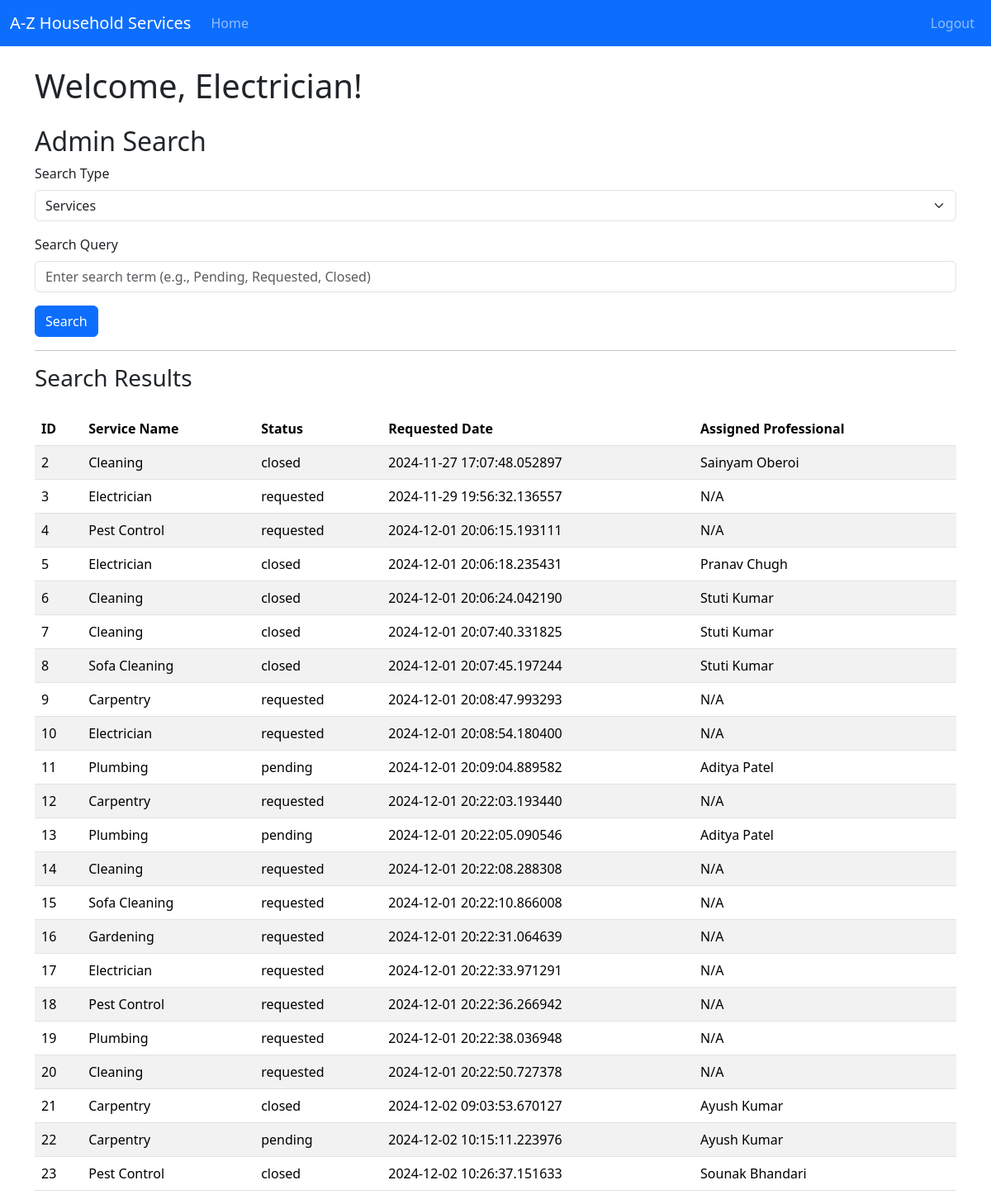
Page /admin/search/Electrician (signed in) on the committed database.
### backend/models.py (models this page shows)
class ServiceRequest(db.Model):
    __tablename__ = 'service_requests'
    id = db.Column(db.Integer, primary_key=True)
    user_id = db.Column(db.Integer, db.ForeignKey('user.id'), nullable=False)
    professional_id = db.Column(db.Integer, db.ForeignKey('professional.id'), nullable=True)
    service_id = db.Column(db.Integer, db.ForeignKey('service.id'), nullable=False)
    date_of_request = db.Column(db.DateTime, nullable=False)
    date_of_completion = db.Column(db.DateTime)
    service_status = db.Column(db.String(20), nullable=False)  # 'requested', 'pending' , 'closed',
    rating = db.Column(db.Integer)  # out of 5
    remarks = db.Column(db.Text)

class Service(db.Model):
    __tablename__ = 'service'
    id = db.Column(db.Integer, primary_key=True)
    name = db.Column(db.String(100), nullable=False)
    price = db.Column(db.Float, nullable=False)
    duration = db.Column(db.Integer, nullable=False)  # in minutes
    description = db.Column(db.Text, nullable=False)
    service_requests = db.relationship('ServiceRequest', cascade="all,delete", backref='service', lazy='dynamic')

class Professional(db.Model):
    __tablename__ = 'professional'
    id = db.Column(db.Integer, primary_key=True)
    email = db.Column(db.String(120), unique=True, nullable=False)
    password = db.Column(db.String(120), nullable=False)
    role = db.Column(db.Integer, default=2)   #1 for customer, 2 for professional, 3 for admin
    full_name = db.Column(db.String(100), nullable=False)
    service_name = db.Column(db.String(100), nullable=False)
    experience = db.Column(db.Integer, nullable=False)
    uploaded_documents = db.Column(db.String(255))  # Stores file path or URL
    address = db.Column(db.String(255), nullable=False)
    pincode = db.Column(db.Integer, nullable=False)
    status = db.Column(db.String(10), nullable=False, default='pending') # for approval of admin
    service_requests = db.relationship('ServiceRequest',cascade="all,delete", backref='professional', lazy='dynamic') #relationship: professionals can access its service requests

### backend/controllers.py (the view, shortened to what this page needs)
@app.route('/admin/search/<name>', methods=['GET'])
def admin_search(name):
    search_type = request.args.get('search_type', 'services')  # 'services'by default |  these are the search parameters eg: ?search_type=services&query=
    query_term = request.args.get('query', '').strip()  #  empty string by default
    results = []  # Initialising
    if search_type == 'services':
        service_query = ServiceRequest.query.join(Service)   # ServiceRequest inner join with Service
        if query_term.lower() in ['pending', 'requested', 'closed']:  # filter by service status | .lower converts into lowercase
            service_query = service_query.filter(ServiceRequest.service_status.ilike(query_term))   #ilike is case insensitive while like is case sensitive
        elif query_term:  # filter by service name
            service_query = service_query.filter(Service.name.ilike(f'%{query_term}%'))
        results = service_query.all()    #returns all services if no search query is given
    return render_template('admin_search.html', name=name, search_type=search_type, query=query_term, results=results)   #results are passed as parameters

### templates/admin_search.html (shortened to what this page needs)
{% extends "base_dashboard.html" %}
{% block dashboard_content %}
<h1 class="mb-4">Welcome, {{ name }}!</h1>
<h2>Admin Search</h2>
<form action="{{ url_for('admin_search', name=name) }}" method="GET">
    <div class="mb-3">
        <label for="searchType" class="form-label">Search Type</label>
        <select id="searchType" name="search_type" class="form-select">
            <option value="services" {% if search_type == 'services' %}selected{% endif %}>Services</option>
        </select>
    </div>
    <div class="mb-3">
        <label for="searchQuery" class="form-label">Search Query</label>
        <input type="text" class="form-control" id="searchQuery" name="query" placeholder="Enter search term (e.g., Pending, Requested, Closed)" value="{{ query }}">
    </div>
    <button type="submit" class="btn btn-primary">Search</button>
</form>
<hr>
<h3>Search Results</h3>
{% if results %}
    <table class="table table-striped mt-4">
        <thead>
            <tr>
                {% if search_type == 'services' %}
                <th>ID</th>
                <th>Service Name</th>
                <th>Status</th>
                <th>Requested Date</th>
                <th>Assigned Professional</th>
                {% elif search_type == 'customers' %}
                <th>ID</th>
                <th>Full Name</th>
                <th>Email</th>
                <th>Address</th>
                {% elif search_type == 'professionals' %}
                <th>ID</th>
                <th>Name</th>
                <th>Service</th>
                <th>Experience</th>
                {% endif %}
            </tr>
        </thead>
        <tbody>
            {% for result in results %}
            <tr>
                {% if search_type == 'services' %}
                <td>{{ result.id }}</td>
                <td>{{ result.service.name }}</td>
                <td>{{ result.service_status }}</td>
                <td>{{ result.date_of_request }}</td>
                <td>{{ result.professional.full_name if result.professional else 'N/A' }}</td>
                {% elif search_type == 'customers' %}
                <td>{{ result.id }}</td>
                <td>{{ result.full_name }}</td>
                <td>{{ result.email }}</td>
                <td>{{ result.address }}</td>
                {% elif search_type == 'professionals' %}
                <td>{{ result.id }}</td>
                <td>{{ result.full_name }}</td>
                <td>{{ result.service_name }}</td>
                <td>{{ result.experience }}</td>
                {% endif %}
            </tr>
            {% endfor %}
        </tbody>
    </table>
{% else %}
    <p>No results found for the given search criteria.</p>
{% endif %}
{% endblock %}

### rows in the picture
ServiceRequest: id "2", service.name "Cleaning", service_status "closed", date_of_request "2024-11-27 17:07:48.052897", professional "Sainyam Oberoi"
ServiceRequest: id "3", service.name "Electrician", service_status "requested", date_of_request "2024-11-29 19:56:32.136557", professional "N/A"
ServiceRequest: id "4", service.name "Pest Control", service_status "requested", date_of_request "2024-12-01 20:06:15.193111", professional "N/A"
ServiceRequest: id "5", service.name "Electrician", service_status "closed", date_of_request "2024-12-01 20:06:18.235431", professional "Pranav Chugh"
ServiceRequest: id "6", service.name "Cleaning", service_status "closed", date_of_request "2024-12-01 20:06:24.042190", professional "Stuti Kumar"
ServiceRequest: id "7", service.name "Cleaning", service_status "closed", date_of_request "2024-12-01 20:07:40.331825", professional "Stuti Kumar"
ServiceRequest: id "8", service.name "Sofa Cleaning", service_status "closed", date_of_request "2024-12-01 20:07:45.197244", professional "Stuti Kumar"
ServiceRequest: id "9", service.name "Carpentry", service_status "requested", date_of_request "2024-12-01 20:08:47.993293", professional "N/A"
ServiceRequest: id "10", service.name "Electrician", service_status "requested", date_of_request "2024-12-01 20:08:54.180400", professional "N/A"
ServiceRequest: id "11", service.name "Plumbing", service_status "pending", date_of_request "2024-12-01 20:09:04.889582", professional "Aditya Patel"
ServiceRequest: id "12", service.name "Carpentry", service_status "requested", date_of_request "2024-12-01 20:22:03.193440", professional "N/A"
ServiceRequest: id "13", service.name "Plumbing", service_status "pending", date_of_request "2024-12-01 20:22:05.090546", professional "Aditya Patel"
ServiceRequest: id "14", service.name "Cleaning", service_status "requested", date_of_request "2024-12-01 20:22:08.288308", professional "N/A"
ServiceRequest: id "15", service.name "Sofa Cleaning", service_status "requested", date_of_request "2024-12-01 20:22:10.866008", professional "N/A"
ServiceRequest: id "16", service.name "Gardening", service_status "requested", date_of_request "2024-12-01 20:22:31.064639", professional "N/A"
ServiceRequest: id "17", service.name "Electrician", service_status "requested", date_of_request "2024-12-01 20:22:33.971291", professional "N/A"
ServiceRequest: id "18", service.name "Pest Control", service_status "requested", date_of_request "2024-12-01 20:22:36.266942", professional "N/A"
ServiceRequest: id "19", service.name "Plumbing", service_status "requested", date_of_request "2024-12-01 20:22:38.036948", professional "N/A"
ServiceRequest: id "20", service.name "Cleaning", service_status "requested", date_of_request "2024-12-01 20:22:50.727378", professional "N/A"
ServiceRequest: id "21", service.name "Carpentry", service_status "closed", date_of_request "2024-12-02 09:03:53.670127", professional "Ayush Kumar"
ServiceRequest: id "22", service.name "Carpentry", service_status "pending", date_of_request "2024-12-02 10:15:11.223976", professional "Ayush Kumar"
ServiceRequest: id "23", service.name "Pest Control", service_status "closed", date_of_request "2024-12-02 10:26:37.151633", professional "Sounak Bhandari"

### other values in the picture
{{ name }} "Electrician"
